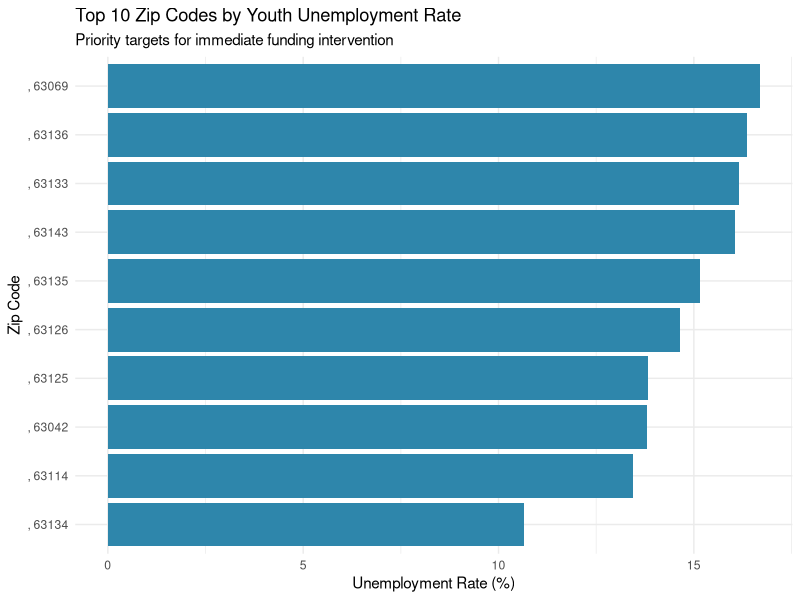
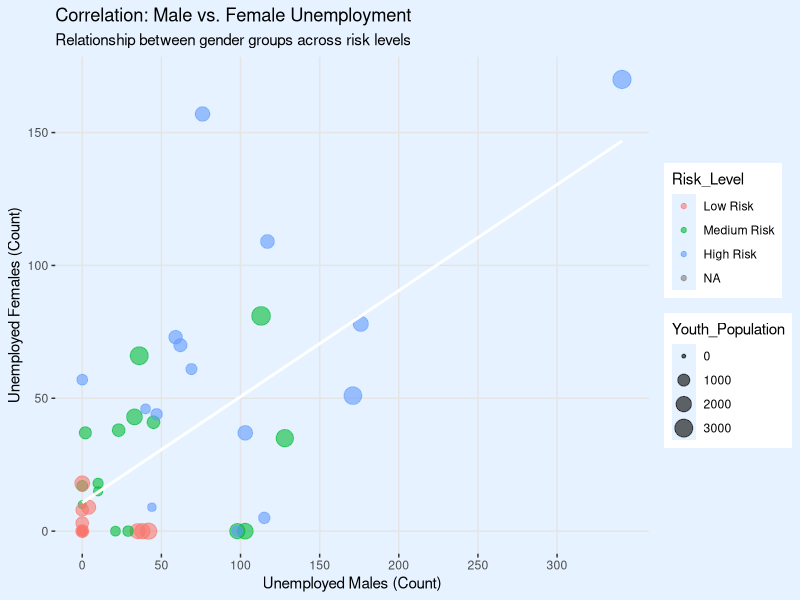

Write the R code that produced these figures, in order. (Note: this script raises an error after producing the figures.)
## ---- chunk 1
knitr::opts_chunk$set(echo = TRUE, warning = FALSE, message = FALSE)
# Loading necessary libraries for visualization
library(ggplot2)
library(dplyr)
## ---- chunk 2

# Load the data
youth_data <- read.csv("Unemployed_Youth.csv")

# Clean Data
# Removing text prefixes to make geography a clean identifier
youth_data$Geography <- gsub("ZCTA5", ",", youth_data$Geography)

# Converting columns to numeric for analysis
youth_data$Youth_Population <- as.numeric(gsub(",", "", youth_data$Total_Pop))
youth_data$Male_Unemployed  <- as.numeric(gsub(",", "", youth_data$Males_Unemployed))
youth_data$Female_Unemployed <- as.numeric(gsub(",", "", youth_data$Females_Unemployed))


# Quality Checks
dim(youth_data) # Verifying rows > 500
str(youth_data) # Checking structure

# Check for completeness
missing_counts <- colSums(is.na(youth_data))
print(missing_counts)
## ---- chunk 3
# Feature Engineering: Calculate Total Unemployed and Total Rate
youth_data$Total_Unemployed <- youth_data$Male_Unemployed + youth_data$Female_Unemployed
youth_data$Unemployment_Rate <- (youth_data$Total_Unemployed / youth_data$Youth_Population) * 100

# Creating a Category for Aggregation (Required for Rubric)
# We categorize areas into Low, Medium, and High unemployment risk
youth_data$Risk_Level <- cut(youth_data$Unemployment_Rate, 
                             breaks = quantile(youth_data$Unemployment_Rate, probs = c(0, 0.33, 0.66, 1), na.rm = TRUE),
                             labels = c("Low Risk", "Medium Risk", "High Risk"),
                             include.lowest = TRUE)

# 1. Aggregate Function (Required)
# Calculating average number of unemployed people per Risk Level
risk_summary <- aggregate(Total_Unemployed ~ Risk_Level, 
                          data = youth_data, 
                          FUN = mean)

print("Average Unemployed Youth count by Risk Category:")
print(risk_summary)

# 2. Summary Function
summary(youth_data$Unemployment_Rate)
## ---- chunk 4
# Isolate Top 10 worst areas for visualization
top_10_areas <- head(youth_data[order(-youth_data$Unemployment_Rate), ], 10)

bar_plot <- ggplot(top_10_areas, aes(x = reorder(Geography, Unemployment_Rate), y = Unemployment_Rate)) +
  geom_col(fill = "#2E86AB") +
  coord_flip() +
  labs(title = "Top 10 Zip Codes by Youth Unemployment Rate",
       subtitle = "Priority targets for immediate funding intervention",
       x = "Zip Code",
       y = "Unemployment Rate (%)") +
  theme_minimal()

#Display the bar plot
bar_plot

# Save for use on other pages
saveRDS(bar_plot, "doc")

## ---- chunk 5

#Calculate each area's share of the total youth population
youth_data <- youth_data %>%
  mutate(Pop_Share = Youth_Population / sum(Youth_Population))


scatter_plot <- ggplot(youth_data, aes(x = Male_Unemployed, y = Female_Unemployed, color = Risk_Level)) +
  geom_point(alpha = 0.6, aes(size = Youth_Population)) +
  geom_smooth(method = "lm", se = FALSE, color = "white", alpha = 0.2) +
  labs(title = "Correlation: Male vs. Female Unemployment",
       subtitle = "Relationship between gender groups across risk levels",
       x = "Unemployed Males (Count)",
       y = "Unemployed Females (Count)") +
  scale_x_continuous(breaks = seq(0, max(youth_data$Male_Unemployed, na.rm = TRUE), by = 50)) +
scale_y_continuous(breaks = seq(0, max(youth_data$Female_Unemployed, na.rm = TRUE), by = 50)) +
  theme(plot.background = element_rect(fill = "#E6F2FF", color = NA), # background around entire plot
panel.background = element_rect(fill = "#E6F2FF", color = NA), # background behind data area
panel.grid.major = element_line(color = "gray90"), # optional: subtle grid
panel.grid.minor = element_blank()
)

#Display the bar plot
scatter_plot

# Save for use on other pages
saveRDS(scatter_plot, "docs/scatter_plot.rds")

## ---- chunk 6
ggplot(youth_data, aes(x = Unemployment_Rate)) +
  geom_histogram(binwidth = 2, fill = "#A23B72", color = "white") +
  labs(title = "Distribution of Youth Unemployment Rates",
       subtitle = "Frequency of unemployment severity across all zip codes",
       x = "Unemployment Rate (%)",
       y = "Count of Zip Codes") +
  theme_minimal()
